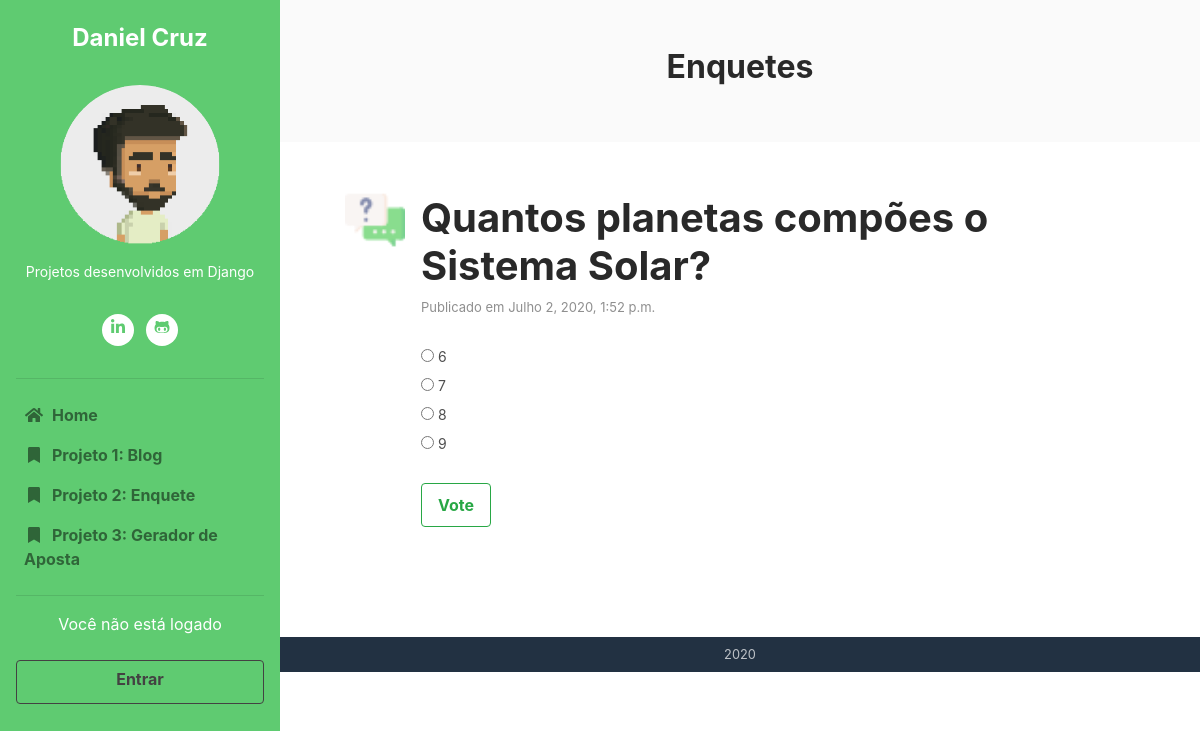
The app's page /polls/8/ with its own data.
### polls/models.py (models this page shows, shortened)
class Question(models.Model):
    question_text = models.CharField(max_length=200)
    pub_date = models.DateTimeField('data publicada')

class Choice(models.Model):
    question = models.ForeignKey(Question, on_delete=models.CASCADE)
    choice_text = models.CharField(max_length=200)
    votes = models.IntegerField(default=0)

### polls/views.py (the view)
# urls.py: path('<int:question_id>/', views.detail, name='detail'),
def detail(request, question_id):
    try:
        question = Question.objects.get(pk=question_id)
    except Question.DoesNotExist:
        raise Http404("Question does not exist")
    return render(request, 'polls/polls_detail.html', {'question': question, 'titulo': titulo, 'subtitulo': subtitulo})

### polls/templates/polls/polls_detail.html (shortened to what this page needs)
{% extends 'home/base.html' %}
{% load static %}
{% block content %}
    <div class="item mb-5">
        <div class="media">
            <img class="mr-3 img-fluid post-thumb d-none d-md-flex" src="{% static 'images/thumb.png' %}" alt="image" style="width:60px;height:60px;">
            <div class="media-body">
                <h3 class="title mb-1">
                    <h1>{{ question.question_text }}</h1>
                    <div class="meta mb-1"><span class="date">Publicado em {{ question.pub_date }}</span></div>
                    <br>
                </h3>
                <div class="intro">
                    <form action="{% url 'polls:vote' question.id %}" method="post" onsubmit="return confirm('Você gostaria de enviar o seu voto?');">
                        {% for choice in question.choice_set.all %}
                            <input type="radio" name="choice" id="choice{{ forloop.counter }}" value="{{ choice.id }}">
                            <label for="choice{{ forloop.counter }}">{{ choice.choice_text }}</label>
                            <br>
                        {% endfor %}
                        <br>
                        <input type="submit" class="btn btn-outline-success" value="Vote">
                        </form>
                </div>
            </div>
        </div>
    </div>
{% endblock %}

### records on screen
Question: question_text "Quantos planetas compões o Sistema Solar?", pub_date "Julho 2, 2020, 1:52 p.m."
Choice: choice_text "6"
Choice: choice_text "7"
Choice: choice_text "8"
Choice: choice_text "9"

### other values on screen
{{ titulo }} "Enquetes"
